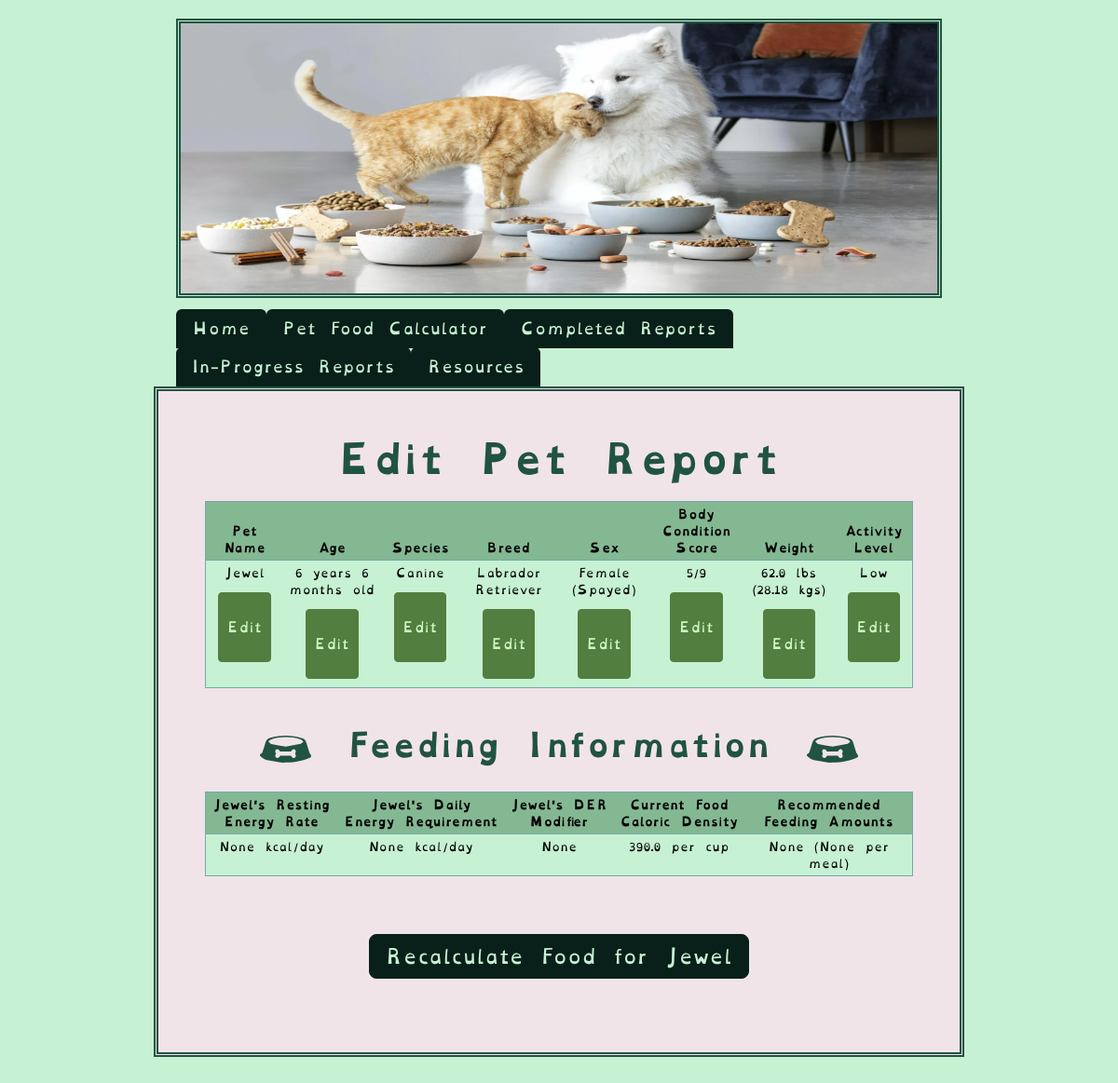
/edit_info?pet_id=1 (signed in), run on an earlier commit of the app's database.
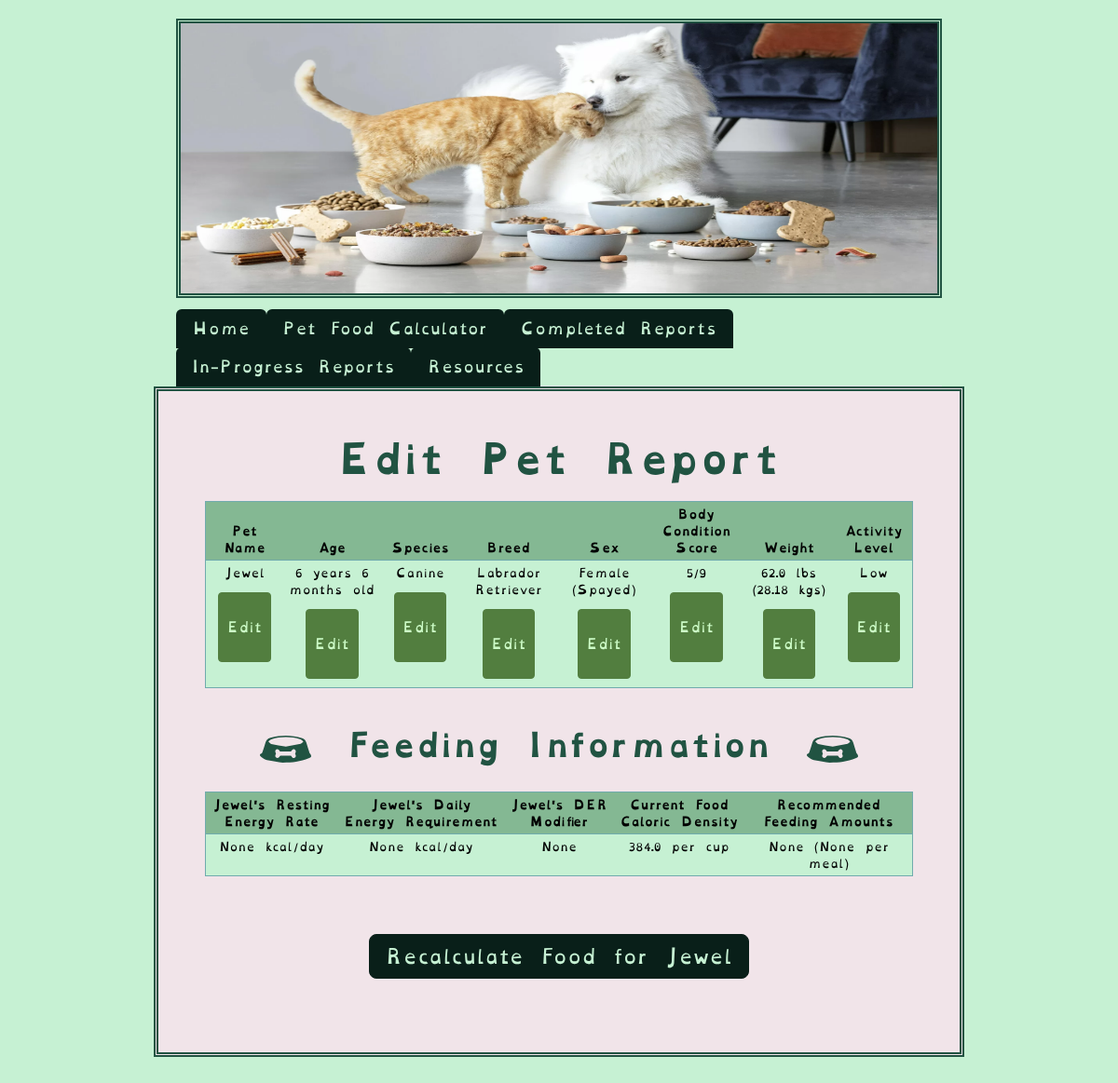
And on a later commit of the database.
### tables this page shows
CREATE TABLE "pets" (
	"pet_id"	INTEGER UNIQUE,
	"owner_id"	INTEGER,
	"name"	VARCHAR(25) NOT NULL,
	"age_in_years"	INTEGER,
	"age_in_months"	INTEGER,
	"species"	VARCHAR(10) NOT NULL,
	"breed"	VARCHAR(25),
	"canine_breed_id"	INTEGER,
	"feline_breed_id"	INTEGER,
	"sex"	INTEGER,
	"bcs"	INTEGER,
	"weight"	FLOAT,
	"units"	VARCHAR(5),
	"converted_weight"	FLOAT,
	"converted_weight_units"	VARCHAR(5),
	"body_fat_percentage"	VARCHAR(5),
	"ideal_weight_lbs"	FLOAT,
	"ideal_weight_kgs"	FLOAT,
	"is_pediatric"	BOOL,
	"is_pregnant"	BOOL,
	"weeks_gestating"	INTEGER,
	"is_nursing"	BOOL,
	"litter_size"	INTEGER,
	"weeks_nursing"	INTEGER,
	"activity_level"	INTEGER,
	"rer"	FLOAT,
	"canine_der_factor_id"	INTEGER,
	"feline_der_factor_id"	INTEGER,
	"der"	FLOAT,
	"der_modifier"	FLOAT,
	"meals_per_day"	FLOAT,
	"current_food_kcal"	FLOAT,
	"current_food_form"	INTEGER,
	"second_food_kcal" FLOAT,
	"second_food_form" INTEGER,
	"sensitive_stomach" INTEGER,
	"food_transition" INTEGER,
	"transition_length" INTEGER,
	"rec_treat_kcal_per_day"	INTEGER,
	"current_food_amt_rec"	VARCHAR(15),
	"current_food_amt_per_meal"	VARCHAR(15),
	"date_of_first_report"	DATETIME,
	"most_recent_report_date"	DATETIME,
	PRIMARY KEY("pet_id" AUTOINCREMENT),
	FOREIGN KEY("owner_id") REFERENCES "users"("id"),
	FOREIGN KEY("canine_breed_id") REFERENCES "dog_breeds"("BreedID"),
	FOREIGN KEY("canine_der_factor_id") REFERENCES "canine_der_factors"("factor_id"),
	FOREIGN KEY("feline_breed_id") REFERENCES "cat_breeds"("BreedID"),
	FOREIGN KEY("feline_der_factor_id") REFERENCES "feline_der_factors"("factor_id"),
	FOREIGN KEY("sex") REFERENCES "reproductive_statuses"("sex_id"),
	FOREIGN KEY("activity_level") REFERENCES "activity_levels"("activity_id"),
	FOREIGN KEY("current_food_form") REFERENCES "food_forms"("form_id"),
	FOREIGN KEY("second_food_form") REFERENCES "food_forms"("form_id")
);

### main.py (the view)
@app.route("/edit_info", methods=["GET", "POST"])
@login_required
def edit_info():
    pet_id = request.args.get("pet_id", type=int)
    print(pet_id)
    try:
        pet_data = db.execute(
            "SELECT * FROM pets WHERE owner_id = :user_id and pet_id = :pet_id",
            user_id=session["user_id"], pet_id=pet_id
        )
    except Exception as e:
        flash(f"Unable to find pet info. Exception: {e}")
        return render_template("edit_report.html")
    if request.method == "POST":
        print(pet_id)
    return render_template("edit_report.html", pet_data=pet_data, pet_id=pet_id)

### helpers.py (called while the page is built)
def login_required(f):
    @wraps(f)
    def decorated_funtion(*args, **kwargs):
        if session.get("user_id") == None:
            return redirect(url_for("login"))
        return f(*args, **kwargs)
    return decorated_funtion

### templates/edit_report.html (shortened to what this page needs)
{% extends 'base.html' %} {% block title %}Edit Pet Report{% endblock %}
{% block content %}
<h1>Edit Pet Report</h1>
<table class="table table-sm">
  <thead>
    <tr>
      <th>
        <b> Pet Name </b>
      </th>
      <th>
        <b> Age </b>
      </th>
      <th>
        <b> Species </b>
      </th>
      <th>
        <b> Breed </b>
      </th>
      <th>
        <b> Sex </b>
      </th>
      <th>
        <b> Body Condition Score </b>
      </th>
      <th>
        <b> Weight </b>
      </th>
      {% if pet_data[0].activity_level != None %}
      <th>
        <b> Activity Level </b>
      </th>
      {% endif %}
    </tr>
  </thead>
  <tbody>
    <tr>
      <td>
        {{ pet_data[0].name }}
        <a href="{{ url_for('pet_info', pet_id=pet_id) }}">
          <button type="button" class="btn btn-secondary btn-sm">Edit</button>
        </a>
      </td>
      <td>
        {% if pet_data[0].age_in_years == 0 and pet_data[0].age_in_months == 1
        %} {{ pet_data[0].age_in_months }} month old {% elif
        pet_data[0].age_in_years == 0 and pet_data[0].age_in_months > 1 %} {{
        pet_data[0].age_in_months }} months old {% elif pet_data[0].age_in_years
        == 1 and pet_data[0].age_in_months == 0 %} {{ pet_data[0].age_in_years
        }} year old {% elif pet_data[0].age_in_years == 1 and
        pet_data[0].age_in_months == 1 %} {{ pet_data[0].age_in_years }} year {{
        pet_data[0].age_in_months }} month old {% elif pet_data[0].age_in_years
        == 1 and pet_data[0].age_in_months > 1 %} {{ pet_data[0].age_in_years }}
        year {{ pet_data[0].age_in_months }} months old {% elif
        pet_data[0].age_in_years > 1 and pet_data[0].age_in_months == 0 %} {{
        pet_data[0].age_in_years }} years old {% elif pet_data[0].age_in_years >
        1 and pet_data[0].age_in_months == 1 %} {{ pet_data[0].age_in_years }}
        years {{ pet_data[0].age_in_months }} month old {% elif
        pet_data[0].age_in_years > 1 and pet_data[0].age_in_months > 1 %} {{
        pet_data[0].age_in_years }} years {{ pet_data[0].age_in_months }} months
        old {% endif %}
        <a href="{{ url_for('pet_info_continued', pet_id=pet_id) }}">
          <button type="button" class="btn btn-secondary btn-sm">Edit</button>
        </a>
      </td>
      <td>
        {{ pet_data[0].species }}
        <a href="{{ url_for('pet_info', pet_id=pet_id) }}">
          <button type="button" class="btn btn-secondary btn-sm">Edit</button>
        </a>
      </td>
      <td>
        {{ pet_data[0].breed }}
        <a href="{{ url_for('pet_info_continued', pet_id=pet_id) }}">
          <button type="button" class="btn btn-secondary btn-sm">Edit</button>
        </a>
      </td>
      <td>
        {% if pet_data[0].sex == 1 %} Female (Intact) {% elif pet_data[0].sex ==
        2 %} Female (Spayed) {% elif pet_data[0].sex == 3 %} Male (Intact) {%
        elif pet_data[0].sex == 4 %} Male (Neutered) {% endif %}
        <a href="{{ url_for('pet_info_continued', pet_id=pet_id) }}">
          <button type="button" class="btn btn-secondary btn-sm">Edit</button>
        </a>
      </td>
      <td>
        {{ pet_data[0].bcs }}/9
        <a href="{{ url_for('pet_condition', pet_id=pet_id) }}">
          <button type="button" class="btn btn-secondary btn-sm">Edit</button>
        </a>
      </td>
      <td>
        {{ pet_data[0].weight }} {{ pet_data[0].units }} ({{
        pet_data[0].converted_weight }} {{ pet_data[0].converted_weight_units
        }})
        <a href="{{ url_for('pet_condition', pet_id=pet_id) }}">
          <button type="button" class="btn btn-secondary btn-sm">Edit</button>
        </a>
      </td>
      {% if pet_data[0].activity_level != None %}
      <td>
        {% if pet_data[0].activity_level == 1 %} Sedentary {% elif
        pet_data[0].activity_level == 2 %} Low {% elif
        pet_data[0].activity_level == 3 %} Moderate {% elif
        pet_data[0].activity_level == 4 %} Heavy {% endif %}
        <a href="{{ url_for('activity', pet_id=pet_id) }}">
          <button type="button" class="btn btn-secondary btn-sm">Edit</button>
        </a>
      </td>
      {% endif %}
    </tr>
  </tbody>
</table>
<div class="row">
  <h2>
    {% if pet_data[0].species == "Feline" %}
    <img
      src="{{ url_for('static', filename='assets/svg/food_bowl.svg') }}"
      alt="A bowl with a pawprint"
      class="bowl"
    />
    {% elif pet_data[0].species == "Canine" %}
    <img
      src="{{ url_for('static', filename='assets/svg/dog_food_bowl.svg') }}"
      alt="A bowl with a bone"
      class="bowl"
    />
    {% endif %} Feeding Information {% if pet_data[0].species == "Feline" %}
    <img
      src="{{ url_for('static', filename='assets/svg/food_bowl.svg') }}"
      alt="A bowl with a pawprint"
      class="bowl"
    />
    {% elif pet_data[0].species == "Canine" %}
    <img
      src="{{ url_for('static', filename='assets/svg/dog_food_bowl.svg') }}"
      alt="A bowl with a bone"
      class="bowl"
    />
    {% endif %}
  </h2>
</div>
<table class="table table-sm">
  <thead>
    <tr>
      <th>{{ pet_data[0].name }}'s Resting Energy Rate</th>
      <th>{{ pet_data[0].name }}'s Daily Energy Requirement</th>
      <th>{{ pet_data[0].name }}'s DER Modifier</th>
      <th>Current Food Caloric Density</th>
      <th>Recommended Feeding Amounts</th>
    </tr>
  </thead>
  <tbody>
    <tr>
      <td>{{ pet_data[0].rer }} kcal/day</td>
      <td>{{ pet_data[0].der }} kcal/day</td>
      <td>{{ pet_data[0].der_modifier }}</td>
      <td>
        {{ pet_data[0].current_food_kcal }} per
        {% if pet_data[0].current_food_form == 1 %}
          cup
        {% elif pet_data[0].current_food_form == 2 %}
          can
        {% elif pet_data[0].current_food_form == 3 %}
          pouch
        {% endif %}
      </td>
      <td>
        {{ pet_data[0].current_food_amt_rec }} ({{
        pet_data[0].current_food_amt_per_meal }} per meal)
      </td>
    </tr>
  </tbody>
</table>
{% if pet_data[0].is_pediatric == "n" and pet_data[0].is_pregnant != "y" and
pet_data[0].is_nursing != "y" %}
<div class="button-container">
  <a href="{{ url_for('current_food', pet_id=pet_id) }}">
    <button type="button" class="btn btn-secondary btn-lg">
      Recalculate Food for {{ pet_data[0].name }}
    </button>
  </a>
</div>
{% elif pet_data[0].bcs >= 5 %}
<div class="button-container">
  <a href="{{ url_for('pet_condition', pet_id=pet_id) }}">
    <button type="button" class="btn btn-secondary btn-lg">
      Recalculate Food for {{ pet_data[0].name }}
    </button>
  </a>
</div>
{% endif %} {% endblock %}

### templates/base.html (shortened to what this page needs)
<!DOCTYPE html>
<html lang="en">
  <head>
    {% block styles %}
    <link href="https://cdn.jsdelivr.net/npm/bootstrap@5.3.3/dist/css/bootstrap.min.css" rel="stylesheet">
    <link
      href="{{ url_for('static', filename='css/styles.css') }}"
      rel="stylesheet"
    />
    {% endblock %}
    <img class="header-img" alt="a cat and dog nuzzling amongst several different bowls of food" src="/static/assets/img/dog-cat.png">
    {% if session["user_id"] %}
    <nav id="navbar">
      <ul class="nav nav-tabs" id="tabList" role="tablist">
        <li><a class="nav-link" id="nav-home-tab" href="{{ url_for('home') }}">Home</a></li>
        <li><a class="nav-link" id="nav-pfc-tab" href="{{ url_for('pet_info') }}">Pet Food Calculator</a></li>
        <li><a class="nav-link" id="nav-pets-tab" href="{{ url_for('finished_reports') }}">Completed Reports</a></li>
        <li><a class="nav-link" id="nav-pets-tab" href="{{ url_for('wip_reports') }}">In-Progress Reports</a></li>
        <li><a class="nav-link" id="nav-pets-tab" href="{{ url_for('resources') }}">Resources</a></li>
      </ul>
    {% endif %}
    </nav>
  </head>
  <body>
    <div class="container-lg">
      {% block content %}
      {% endblock %}
    </div>
  </body>
</html>

### static/css/styles.css (style rules this page uses)
:root { --white: #f1e4e9; --pale_white_green: #c6f1d3; --lighter_white_green: #d1f7dc; --pale_sky_blue: #70abad; --light_sky: #70c2c3; --green_black: #091f19; --deep_blue_green: #215342; --light_lime: #7CFF6B; --darker_lime_transparent: #568b3fe5; --darker_lime: #527e3f; }
body { background-color: var(--pale_white_green); padding: 20px; margin-left: auto; margin-right: auto; font-family: "OpenDyslexic", "Arvo"; font-size: 2vh; }
h1 { color: var(--deep_blue_green); font-weight: 700; padding-bottom: 1vw; width: 80%; word-wrap: break-word; }
h1, h2 { color: var(--deep_blue_green); }
h1, h2, h3 { margin-left: auto; margin-right: auto; text-align: center; }
h1, h2, h3 { font-family: "OpenDyslexicBold", "Arvo"; }
h2 { display: inline-block; padding: 5px; padding-top: 25px; font-weight: 600; justify-content: center; }
.table { font-size: 14.5px; text-align: center; border-bottom: 1px solid var(--deep_blue_green); border: 1px solid var(--pale_sky_blue); --bs-table-bg: var(--pale_white_green); --bs-table-striped-color: var(--light_sky); --bs-table-striped-bg: var(--pale_sky_blue); }
.table-sm { font-size: 12px; }
thead { font-weight: 500; --bs-table-bg: #84b893; color: var(--deep_blue_green); }
.table.table-sm td { align-items: center; justify-content: center; text-align: center; }
a { color: var(--darker_lime); }
.btn { background-color: var(--green_black); border-color: var(--green_black); --bs-btn-active-color: var(--deep_blue_green); --bs-btn-active-border-color: var(--deep_blue_green); --bs-btn-hover-bg: var(--deep_blue_green); --bs-btn-hover-border-bg: var(--deep_blue_green); color: var(--pale_white_green); text-align: center; margin: 5px; position: relative; margin-top: 1vw; }
.btn-sm { color: #cdfcc7; min-height: 75px; font-weight: 500; background-color: var(--darker_lime); border-color: var(--darker_lime); --bs-btn-active-color: var(--darker_lime_transparent); --bs-btn-active-border-color: var(--darker_lime_transparent); --bs-btn-hover-bg: var(--darker_lime_transparent); --bs-btn-hover-border-bg: var(--darker_lime_transparent); }
.button-container, .button-container-fr { display: flex; justify-content: center; }
.button-container { padding: 2vw; }
.header-img { margin-bottom: 10px; border: 5px var(--deep_blue_green); border-style: double; width: 68.5vw; height: 25vw; display: block; margin-left: auto; margin-right: auto; }
.container-lg { position: relative; border: 5px var(--deep_blue_green); border-style: double; padding: 50px; display: block; margin-left: auto; margin-right: auto; width: 75%; margin-bottom: 20px; background-color: var(--white); font-family: 'OpenDyslexic', 'Courier New'; font-optical-sizing: auto; font-weight: 300; font-style: normal; font-size: 50px; justify-content: space-between; }
.nav { margin-top: 1vw; }
.nav.nav-tabs { width: 68.5vw; margin-left: auto; margin-right: auto; --bs-navbar-color: var(--deep_blue_green); }
#nav-home-tab, #nav-pfc-tab, #nav-pets-tab { background-color: var(--green_black); color: var(--pale_white_green); }
.row { display: flex; flex-wrap: wrap; margin-left: 2vw; margin-right: 2vw; font-size: 20px; padding-bottom: 1vh; }
.bowl { width: 75px; display: inline-block; padding: 10px; }

What changed in the data, as far as the page shows it:
changed pets "Jewel": current_food_kcal "390.0" → "384.0"
